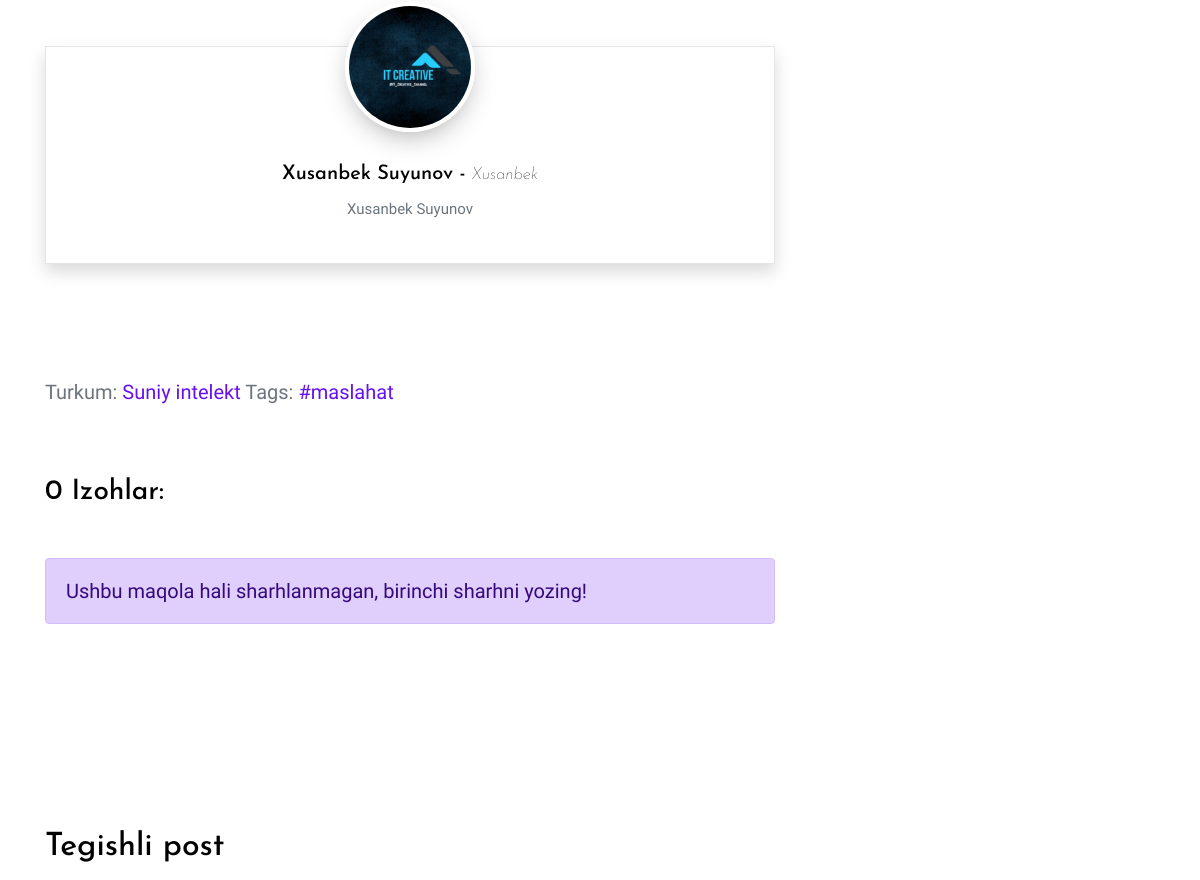
Page /post/suniy-intelekt/4/rasmlarni-jonlantiramiz/ (middle part) on the earlier database version.
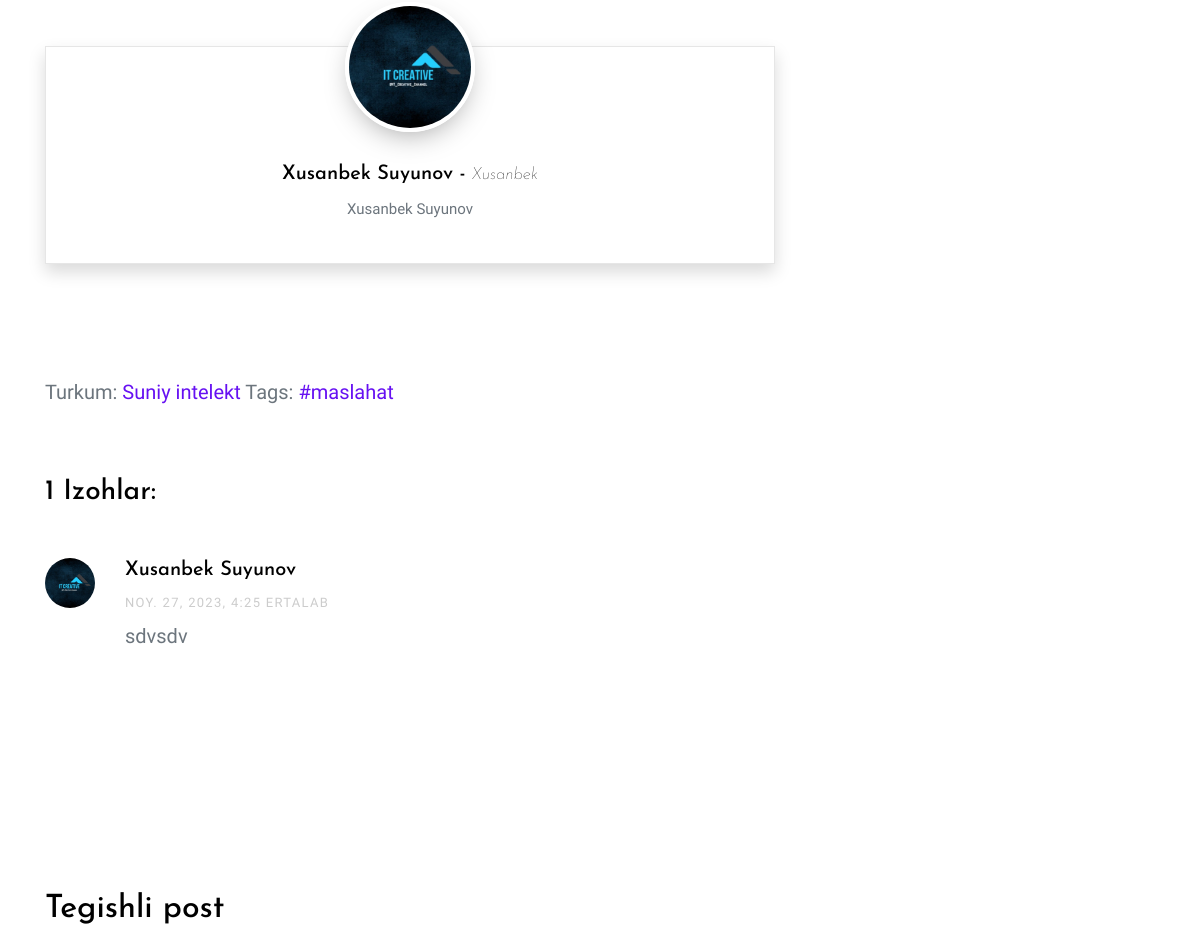
Same page on the later database version.
### posts/models.py (models this page shows, shortened)
class Tag(models.Model):
    name = models.CharField(max_length=50, verbose_name='Yorliq nomi')
    slug = models.SlugField(unique=True, help_text="Bu joyni qo'lda o'zgartirmaslik tavsiya etiladi.")
    def __str__(self):
        return self.name

class Post(models.Model):
    author = models.ForeignKey(settings.AUTH_USER_MODEL, on_delete=models.CASCADE)
    category = models.ForeignKey(Category, on_delete=models.CASCADE)
    tags = models.ManyToManyField(Tag, blank=True, verbose_name='Yorliqlar')
    views = models.ManyToManyField(HitCount, related_name='post_views', blank=True)
    title = models.CharField(max_length=75, verbose_name='Sarlavha')
    slug = models.SlugField(unique=True, help_text='Bu joyni qo`lda o`zgartirmaslik tavsiya etiladi.')
    image = models.ImageField(upload_to='posts/%Y/%m/%d/', verbose_name='Rasm')
    content = RichTextField(verbose_name='Tarkib')
    created = models.DateTimeField(auto_now_add=True, verbose_name='Yaratilgan sana')
    available = models.BooleanField(default=True, verbose_name='Faol passiv')
    def getHitCount(self):
        return self.views.count()
    class Meta:
        ordering = ['-created']

class Category(models.Model):
    name = models.CharField(max_length=50, verbose_name='Kategoriya nomi')
    slug = models.SlugField(unique=True, help_text="Bu joyni qo'lda o'zgartirmaslik tavsiya etiladi.")
    def __str__(self):
        return self.name

class Comment(models.Model):
    post = models.ForeignKey(Post, related_name='Izohlar', on_delete=models.CASCADE)
    author = models.ForeignKey(settings.AUTH_USER_MODEL, on_delete=models.CASCADE)
    content = models.TextField(verbose_name='Izoh')
    created = models.DateTimeField(auto_now_add=True)
    available = models.BooleanField(default=True, verbose_name='Faol/Passif')
    class Meta:
        ordering = ['-created']  ## Post yorumlarını yeniden eskiye sıralar

### users/models.py (models this page shows, shortened)
class UserDetail(models.Model):
    user = models.OneToOneField(User, on_delete=models.CASCADE)
    title = models.CharField(blank=True, null=True, max_length=50, verbose_name='Ünvan')
    description = models.CharField(blank=True, null=True, max_length=250, verbose_name='Açıklama')
    image = models.ImageField(blank=True, null=True, upload_to='users/', default='def_user.png', verbose_name='Görsel')

### posts/views.py (the view)
# urls.py: path('<slug:post_category_slug>/<int:id>/<slug:slug>/', views.PostDetailView.as_view(), name='postDetail'),
class PostDetailView(DetailView):
    model = Post
    template_name = 'post_detail.html'
    def get_context_data(self, **kwargs):
        context = super().get_context_data(**kwargs)
        context['popularposts'] = Post.objects.filter(available=True).annotate(viewyek=Count('views')).order_by('-viewyek')[:3]  # Get popular 3 posts
        context['relatedposts'] = Post.objects.filter(available=True, category__name=self.object.category.name).annotate(viewyek=Count('views')).order_by('-viewyek')[:3]  # Get related 3 popular posts
        context['categories'] = Category.objects.all()
        context['tags'] = Tag.objects.all()
        context['comments'] = Comment.objects.filter(available=True, post_id=self.object.id).order_by('-created')[:10]  # Get last 10 comments
        return context
    def get(self, request, *args, **kwargs):
        self.object = self.get_object()
        context = self.get_context_data(object=self.object)
        ip = get_client_ip(self.request)
        if HitCount.objects.filter(ip=ip).exists():
            pass
        else:
            HitCount.objects.create(ip=ip)
        post = Post.objects.get(pk=self.object.pk)
        post.views.add(HitCount.objects.get(ip=ip))
        return self.render_to_response(context)

### posts/views.py (called while the page is built)
def get_client_ip(request):
    x_forwarded_for = request.META.get('HTTP_X_FORWARDED_FOR')
    if x_forwarded_for:
        ip = x_forwarded_for.split(',')[0]
    else:
        ip = request.META.get('REMOTE_ADDR')
    return ip

### templates/post_detail.html (shortened to what this page needs)
{% extends 'partials/_base.html' %}
{% load static %}
{% block content %}
    <section class="site-section py-lg">
    <div class="container">
    <div class="row blog-entries element-animate">
    <div class="col-md-12 col-lg-8 main-content">
        <br>
        <div class="row mt-3 ">
            <div class="col-md-12">
                <div class="sidebar-box shadow shadow-sm">
                    <div class="bio text-center">
                        <img style="height: 130px; width: 130px!important; max-width: 130px" src="{{ post.author.userdetail.image.url }}" class="img-fluid">
                        <div class="bio-body">
                            <h2>
                                {% if post.author.get_full_name %}
                                    {{ post.author.get_full_name }}
                                {% else %}
                                    {{ post.author.username | title }}
                                {% endif %}{% if post.author.userdetail.title %} - <span style="font-weight: lighter; font-size: 17px" class="font-italic">{{ post.author.userdetail.title }}</span> {% endif %}
                            </h2>
                            <p class="mb-4">{% if post.author.userdetail.description %}{{ post.author.userdetail.description }}{% endif %}</p>
                        </div>
                    </div>
                </div>
            </div>
        </div>
        <div class="pt-5">
            <p>Turkum:  <a href="{% url 'posts:posts_by_category' post.category.slug %}">{{ post.category.name }}</a>  {% if post.tags.all %}Tags: {% for tag in post.tags.all %} <a href="{% url 'posts:posts_by_tag' tag.slug %}">#{{ tag.slug }}</a>{% if not forloop.last %},{% endif %}{% endfor %}{% endif %}</p>
        </div>
        <div class="pt-5">
            <h3 class="mb-5">{{ comments.count }} Izohlar:</h3>
            <ul class="comment-list">
                {% if comments %}
                    {% for comment in comments %}
                        <li class="comment">
                            <div class="vcard">
                                <img src="{{ comment.author.userdetail.image.url }}" alt="Image placeholder">
                            </div>
                            <div class="comment-body">
                                <h3>{% if comment.author.get_full_name %}
                                    {{ comment.author.get_full_name }}
                                {% else %}
                                    {{ comment.author.username }}
                                {% endif %} </h3>
                                <div class="meta">{{ post.created }}</div>
                                <p>{{ comment.content }}</p>
                            </div>
                        </li>
                    {% endfor %}
                {% else %}
                    <div class="alert alert-primary" role="alert">
                        Ushbu maqola hali sharhlanmagan, birinchi sharhni yozing!
                    </div>
                {% endif %}
            </ul>
        </div>
    </div>
{% endblock %}
{% block related_posts %}
    <section class="py-5">
        <div class="container">
            <div class="row">
                <div class="col-md-12">
                    <h2 class="mb-3 ">Tegishli post</h2>
                </div>
            </div>
        </div>
    </section>
{% endblock %}

Differences in the rows shown:
added Comment: author.userdetail.image (picture), author.get_full_name "Xusanbek Suyunov", {{ post.created }} "NOY. 27, 2023, 4:25 ERTALAB", content "sdvsdv"
Other differences:
{{ comments.count }}: "0" → "1"
text no longer shown: "Ushbu maqola hali sharhlanmagan, birinchi sharhni yozing!"
